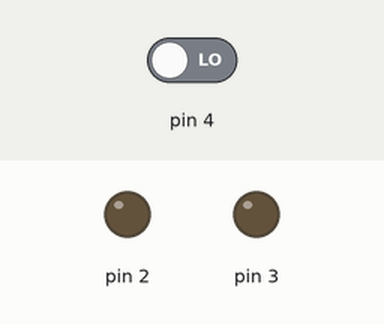
Bench run of a sketch on a simulated Arduino Uno, built with avr-gcc and run on an emulated ATmega328P. On the bench: output pins drawn as LEDs (lit = HIGH). Inputs (shaded band) come from the test bench; at power-on: pin 4 LOW.

Above: at 1.2 s.
1.3 s: pin 4 driven HIGH
At 2.9 s:
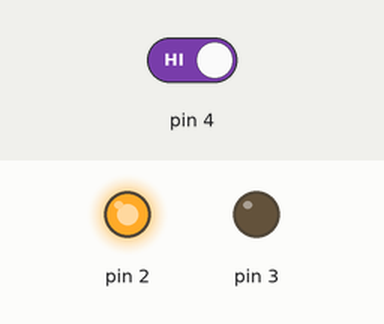
3.5 s: pin 4 driven LOW
At 4.0 s:
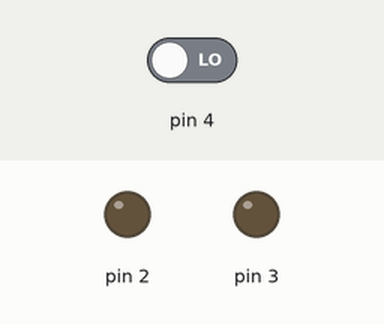
Timing chart, 0 to 6.5 s (numbered marks = the images above; inputs shaded):
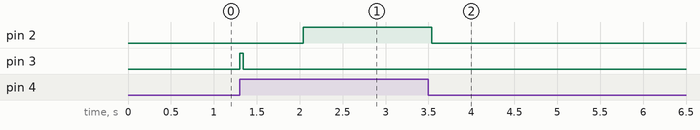

Measured:
- after the input at 1.3 s, pin 2: LOW → HIGH after 0.74 s; pin 3: LOW → HIGH at once, → LOW 0.04 s later
- after the input at 3.5 s, pin 2: HIGH → LOW at once

The sketch:

piston.ino
```cpp
/*
Created 2016
by AlexGyver
AlexGyver Home Labs Inc.
*/

int flag=0;

void setup()
{
	pinMode(2, OUTPUT);
	pinMode(3, OUTPUT);
	pinMode(4, INPUT);
}

void loop() {

	if(digitalRead(4)==HIGH&&flag==0)//если кнопка нажата
	{
		digitalWrite(3,HIGH);
		delay(40);
		digitalWrite(3,LOW);
		delay(700);
		digitalWrite(2,HIGH);
		flag=1;
	}
	if(digitalRead(4)==LOW&&flag==1)
	{
		digitalWrite(2,LOW);
		flag=0;//обнуляем переменную flag
	}
	delay(100);
}
```
